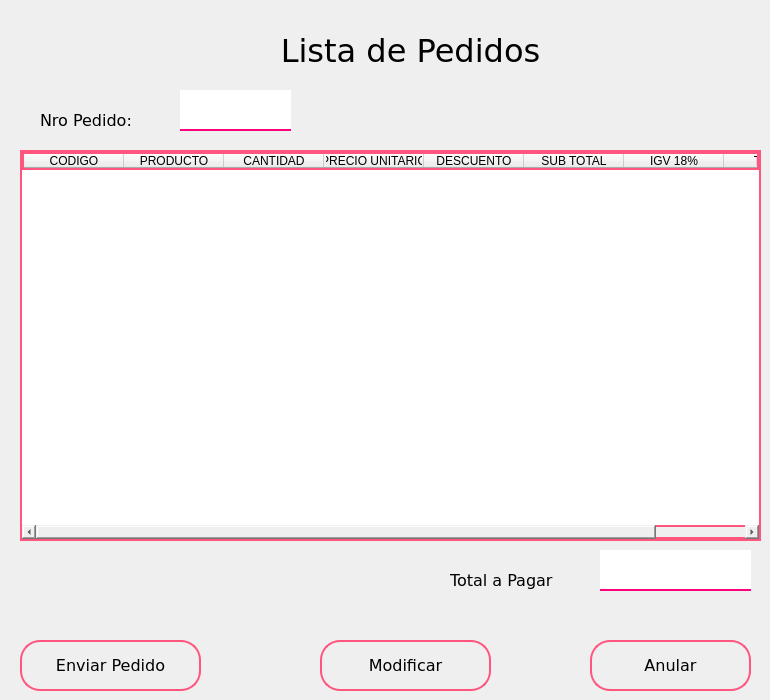
               <widget class="QWidget" name="pagListaPedidos">
                <widget class="QLabel" name="label_27">
                 <property name="geometry">
                  <rect>
                   <x>210</x>
                   <y>20</y>
                   <width>401</width>
                   <height>61</height>
                  </rect>
                 </property>
                 <property name="font">
                  <font>
                   <family>Verdana</family>
                   <pointsize>24</pointsize>
                  </font>
                 </property>
                 <property name="text">
                  <string>Lista de Pedidos</string>
                 </property>
                 <property name="alignment">
                  <set>Qt::AlignCenter</set>
                 </property>
                </widget>
                <widget class="QTableWidget" name="tblListaPedido">
                 <property name="geometry">
                  <rect>
                   <x>20</x>
                   <y>150</y>
                   <width>741</width>
                   <height>391</height>
                  </rect>
                 </property>
                 <property name="styleSheet">
                  <string notr="true">border:2px solid rgb(255, 85, 127);</string>
                 </property>
                 <column>
                  <property name="text">
                   <string>CODIGO</string>
                  </property>
                 </column>
                 <column>
                  <property name="text">
                   <string>PRODUCTO</string>
                  </property>
                 </column>
                 <column>
                  <property name="text">
                   <string>CANTIDAD</string>
                  </property>
                 </column>
                 <column>
                  <property name="text">
                   <string>PRECIO UNITARIO</string>
                  </property>
                 </column>
                 <column>
                  <property name="text">
                   <string>DESCUENTO</string>
                  </property>
                 </column>
                 <column>
                  <property name="text">
                   <string>SUB TOTAL</string>
                  </property>
                 </column>
                 <column>
                  <property name="text">
                   <string>IGV 18%</string>
                  </property>
                 </column>
                 <column>
                  <property name="text">
                   <string>TOTAL </string>
                  </property>
                 </column>
                </widget>
                <widget class="QPushButton" name="btnEnviarPedido">
                 <property name="geometry">
                  <rect>
                   <x>20</x>
                   <y>640</y>
                   <width>181</width>
                   <height>51</height>
                  </rect>
                 </property>
                 <property name="font">
                  <font>
                   <family>Verdana</family>
                   <pointsize>12</pointsize>
                  </font>
                 </property>
                 <property name="styleSheet">
                  <string notr="true">QPushButton{
border:2px solid rgb(255, 85, 127);
border-radius:20px;

}

QPushButton:hover{
background-color:qlineargradient(spread:pad, x1:1, y1:1, x2:0.06, y2:0.131227, stop:0.373134 rgba(249, 148, 207, 255), stop:1 rgba(255, 255, 255, 255))
}</string>
                 </property>
                 <property name="text">
                  <string>Enviar Pedido</string>
                 </property>
                </widget>
                <widget class="QPushButton" name="btnAnularPedido">
                 <property name="geometry">
                  <rect>
                   <x>590</x>
                   <y>640</y>
                   <width>161</width>
                   <height>51</height>
                  </rect>
                 </property>
                 <property name="font">
                  <font>
                   <family>Verdana</family>
                   <pointsize>12</pointsize>
                  </font>
                 </property>
                 <property name="styleSheet">
                  <string notr="true">QPushButton{
border:2px solid rgb(255, 85, 127);
border-radius:20px;

}

QPushButton:hover{
background-color:qlineargradient(spread:pad, x1:1, y1:1, x2:0.06, y2:0.131227, stop:0.373134 rgba(249, 148, 207, 255), stop:1 rgba(255, 255, 255, 255))
}</string>
                 </property>
                 <property name="text">
                  <string>Anular</string>
                 </property>
                </widget>
                <widget class="QPushButton" name="btnModificarPedido">
                 <property name="geometry">
                  <rect>
                   <x>320</x>
                   <y>640</y>
                   <width>171</width>
                   <height>51</height>
                  </rect>
                 </property>
                 <property name="font">
                  <font>
                   <family>Verdana</family>
                   <pointsize>12</pointsize>
                  </font>
                 </property>
                 <property name="styleSheet">
                  <string notr="true">QPushButton{
border:2px solid rgb(255, 85, 127);
border-radius:20px;

}

QPushButton:hover{
background-color:qlineargradient(spread:pad, x1:1, y1:1, x2:0.06, y2:0.131227, stop:0.373134 rgba(249, 148, 207, 255), stop:1 rgba(255, 255, 255, 255))
}</string>
                 </property>
                 <property name="text">
                  <string>Modificar</string>
                 </property>
                </widget>
                <widget class="QLabel" name="label_13">
                 <property name="geometry">
                  <rect>
                   <x>40</x>
                   <y>100</y>
                   <width>151</width>
                   <height>41</height>
                  </rect>
                 </property>
                 <property name="font">
                  <font>
                   <family>Verdana</family>
                   <pointsize>12</pointsize>
                  </font>
                 </property>
                 <property name="text">
                  <string>Nro Pedido:</string>
                 </property>
                </widget>
                <widget class="QLineEdit" name="txtNumPedido">
                 <property name="geometry">
                  <rect>
                   <x>180</x>
                   <y>90</y>
                   <width>111</width>
                   <height>41</height>
                  </rect>
                 </property>
                 <property name="font">
                  <font>
                   <pointsize>12</pointsize>
                  </font>
                 </property>
                 <property name="styleSheet">
                  <string notr="true">QLineEdit{
background-color: rgb(255, 255, 255);
border:none;
border-bottom:2px solid rgb(255, 0, 127);
padding-bottom:7px;
}</string>
                 </property>
                 <property name="alignment">
                  <set>Qt::AlignBottom|Qt::AlignLeading|Qt::AlignLeft</set>
                 </property>
                </widget>
                <widget class="QLabel" name="label_15">
                 <property name="geometry">
                  <rect>
                   <x>450</x>
                   <y>560</y>
                   <width>151</width>
                   <height>41</height>
                  </rect>
                 </property>
                 <property name="font">
                  <font>
                   <family>Verdana</family>
                   <pointsize>12</pointsize>
                  </font>
                 </property>
                 <property name="text">
                  <string>Total a Pagar</string>
                 </property>
                </widget>
                <widget class="QLabel" name="txtTotalPagar">
                 <property name="geometry">
                  <rect>
                   <x>600</x>
                   <y>550</y>
                   <width>151</width>
                   <height>41</height>
                  </rect>
                 </property>
                 <property name="font">
                  <font>
                   <family>Verdana</family>
                   <pointsize>12</pointsize>
                  </font>
                 </property>
                 <property name="styleSheet">
                  <string notr="true">background-color: rgb(255, 255, 255);
border:none;
border-bottom:2px solid rgb(255, 0, 127);
padding-bottom:7px;</string>
                 </property>
                 <property name="text">
                  <string/>
                 </property>
                </widget>
                <widget class="QLabel" name="label_31">
                 <property name="geometry">
                  <rect>
                   <x>660</x>
                   <y>30</y>
                   <width>81</width>
                   <height>71</height>
                  </rect>
                 </property>
                 <property name="text">
                  <string/>
                 </property>
                 <property name="pixmap">
                  <pixmap>logo1.png</pixmap>
                 </property>
                 <property name="scaledContents">
                  <bool>true</bool>
                 </property>
                </widget>
               </widget>
